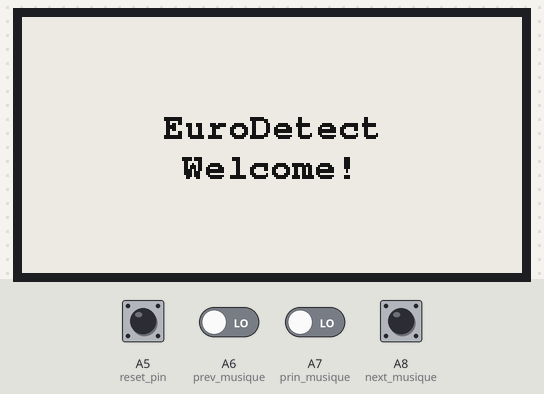
A sketch run on a simulated Teensy 4. Shown: 250×128 one-colour display. The test bench sets the inputs (shaded band); at power-on: A5 (reset_pin), A6 (prev_musique), A7 (prin_musique), A8 (next_musique) LOW. What the sketch prints to the serial monitor is not drawn.

Above: at 3.7 s.
3.8 s: A5 (reset_pin) pulled HIGH for 1 s
At 5.6 s:
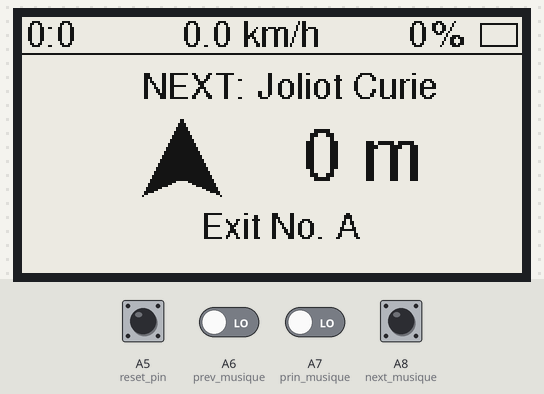
At 8.3 s:
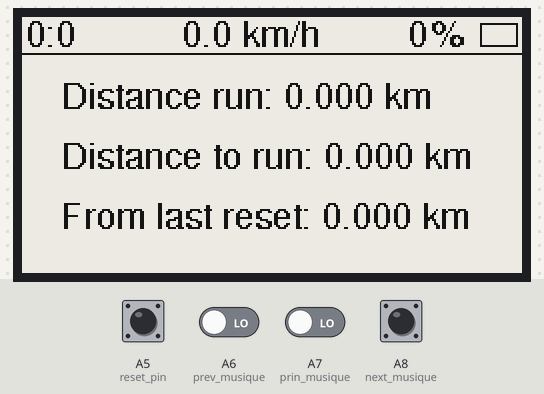
8.6 s: A6 (prev_musique) driven HIGH
11.1 s: A7 (prin_musique) driven HIGH
14.2 s: A8 (next_musique) pulled HIGH for 1 s
Timing chart, 0 to 17.2 s (numbered marks = the images above; inputs shaded):
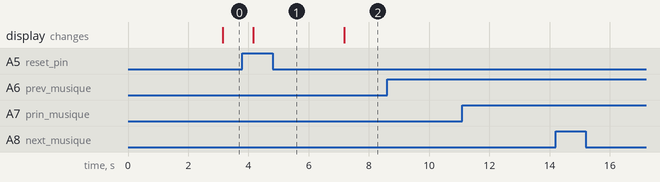

Measured:
- after the input at 3.8 s, the display: first differs from a run without the input after 3.4 s (image 2)
- after the input at 8.6 s, every drawn part: stays the same
- after the input at 11.1 s, every drawn part: stays the same
- after the input at 14.2 s, every drawn part: stays the same

The sketch:

v2.ino
```cpp
#include "INC22_WriteFunctions.h"


//#define COMSERIAL Serial1 // pour utiliser le bluetooth ou le cable externe
#define COMSERIAL Serial // Pour utiliser le cable usb

IntervalTimer myTimer; // Evenement a interval régulier
volatile float prtc;
float ratio;
String currentBuffer;
String message;
String street_name="Joliot Curie";
String sortie="A";
volatile int hours;
volatile int minutes;
volatile int eved;
volatile int len;
volatile float d_run;
volatile float d_to_run;
volatile float d_reset;
volatile int angle = 90;
volatile float speed_now;

int next_musique = 22;
int prev_musique = 20;
int prin_musique = 21;
int reset_pin = 19;

bool starting = true;
bool control_musique = true;

int buttonState = 0;     // current state of the button
int lastButtonState = 0; // previous state of the button
int startPressed = 0;    // the time button was pressed
int endPressed = 0;      // the time button was released
int timeHold = 0;        // the time button is hold
int mode = 0;
int resetInterval = 10000;

void getDatas() // Fonction de récupération des messages
{
  while (COMSERIAL.available()) {
    char current = COMSERIAL.read();
    if (current=='\r') {}
    else {
      if (current=='\n') {
        message = currentBuffer;
        currentBuffer = String("");
        ProcessMessage(message);
      }
      else currentBuffer += (String)current;
    }
  }
}

void ProcessMessage(String message) {
  noInterrupts();
  if (message[0] == '#') {
    String Command = message.substring(1,5);
    if (Command=="BATT") {
      prtc = ((float)message.substring(6,9).toInt())/100.0;
    }
    if (Command=="TIME") {
//       COMSERIAL.println(message);
       hours = (message.substring(6, 8).toInt());
       minutes = (message.substring(8,10).toInt());
//       COMSERIAL.println(hours);
//       COMSERIAL.println(minutes);
    }
    if (Command=="SPDC") {
      speed_now = ((float)message.substring(6,9).toInt())/10.0;
//       COMSERIAL.println(speed_now);
    }
    if (Command=="NAME") {
      len = sizeof(message);
      street_name = message.substring(6,len);
//      COMSERIAL.println(message);
//      COMSERIAL.println(street_name);
    }
    if (Command=="EVED") {
      eved = (message.substring(6,12).toInt());
//      COMSERIAL.println(message);
//      COMSERIAL.println(eved);
    }
    if (Command=="EVET") {
      sortie = message.substring(11, 12);
      angle = (message.substring(13, 16).toInt());
//      COMSERIAL.println(sortie);
    }
    if (Command=="DSTR") {
      d_to_run = ((float)message.substring(6, 12).toInt())/1000;
     }
     if (Command=="DSTP") {
      d_run = ((float)message.substring(6,12).toInt())/1000;
//      COMSERIAL.println(message);
//      COMSERIAL.println(d_run);
    }
  }
  interrupts();

}
void setup(void)
{
  pinMode(reset_pin, INPUT);
  pinMode(prev_musique, INPUT);
  pinMode(next_musique, INPUT);
  pinMode(prin_musique, INPUT);
//  Serial.begin(9600);
//  COMSERIAL.begin(38400); // Ou 9600 selon votre cas
  COMSERIAL.begin(9600);
  myTimer.begin(getDatas, 40000);  // getDatas to run every 0.04 seconds
  display.init(); // enable diagnostic output on Serial

  display.update();
  delay(100);

}

void loop()
{
  welcomePage(starting);
  starting = false;
  controlMusique();
  resetButton();
  showPartialUpdate(mode);
}

void showPartialUpdate(int mode)
{ display.updateWindow(0, 0, W, H, true);
  display.setRotation(1); // pour choisir la disposition de l'écran
  display.setFont(&FreeSans9pt7b);
  display.setTextColor(GxEPD_BLACK);
  display.updateWindow(0, 0, W, H, false);
  drawBackground();
  if (mode == 0) {
    updateBatterieLevelIndicator(prtc);
    updateTime(hours, minutes);
    updateSpeed(speed_now);
    updateEved(sortie, eved, street_name, angle);
  }
  if (mode == 1) {
    updateBatterieLevelIndicator(prtc);
    updateTime(hours, minutes);
    updateSpeed(speed_now);
    updateInfoDistance(d_run, d_to_run, d_reset);
  }
}

void nextMusique() {
    if (digitalRead(next_musique)==HIGH) {
    COMSERIAL.println("#NEXT");
    }
}

void prevMusique() {
  if (digitalRead(prev_musique)==HIGH) {
    COMSERIAL.println("#PREV");
  }
}

void runMusiqueControl() {
  if (digitalRead(prin_musique) == HIGH) {
    control_musique = !control_musique;
    // COMSERIAL.println(control_musique);
    if (control_musique == false) {
      COMSERIAL.println("#PAUS");
    }
    if (control_musique == true) {
      COMSERIAL.println("#PLAY");
    }
  }
}

void controlMusique() {
  nextMusique();
  prevMusique();
  runMusiqueControl();
}

void reset_distance() {
  d_reset = d_run;
}

void resetButton() {
  buttonState = digitalRead(reset_pin);
  if (buttonState != lastButtonState) {
    if (buttonState == HIGH) {
      startPressed = millis();
    }
    else {
      endPressed = millis();
      timeHold = endPressed - startPressed;
      if (timeHold > resetInterval) {
        reset_distance();
      }
      if (timeHold<=resetInterval && timeHold>0) {
        switch(mode) {
        case 1: mode = 0; break;
        case 0: mode = 1; break;
      }
      }
    }
  }
  lastButtonState = buttonState;
}
```

INC22_WriteFunctions.h
```cpp
#include <GxEPD.h>
#include <GxGDE0213B1/GxGDE0213B1.h>      // 2.13" b/w

#include <GxIO/GxIO_SPI/GxIO_SPI.h>
#include <GxIO/GxIO.h>

// FreeFonts from Adafruit_GFX
#include <Fonts/FreeMonoBold9pt7b.h>
#include <Fonts/FreeMonoBold12pt7b.h>
#include <Fonts/FreeMonoBold18pt7b.h>
#include <Fonts/FreeMonoBold24pt7b.h>
#include <Fonts/FreeSans18pt7b.h>
#include <Fonts/FreeSans12pt7b.h>
#include <Fonts/FreeSans9pt7b.h>

#include GxEPD_BitmapExamples

#include "Arrow.h"

GxIO_Class io(SPI, /*CS=*/ SS, /*DC=*/ 8, /*RST=*/ 9); // arbitrary selection of 8, 9 selected for default of GxEPD_Class
GxEPD_Class display(io /*RST=9*/ /*BUSY=7*/); // default selection of (9), 7


// Geometry
#define W 250
#define H 122
#define CW 9
#define BAT_W 16
#define BAT_H 9
#define BAT_X 230
#define BAT_Y 4
#define MARGIN_H 4
#define EVED_C 140
#define alert_distance 100
#define screen_dir 1

#define FIRST_BLOCK 18
#define SECOND_BLOCK 169

void drawBatterieLevelIndicator() {
  display.drawLine(BAT_X-1, BAT_Y-1, BAT_X-1, BAT_Y + BAT_H/3  - 1, GxEPD_BLACK);
  display.drawLine(BAT_X-1, BAT_Y, BAT_X-1, BAT_Y + BAT_H, GxEPD_BLACK);
//  display.drawLine(BAT_X-1, BAT_Y + 2*BAT_H/3 + 1, BAT_X-1, BAT_Y + BAT_H + 1, GxEPD_BLACK);
  display.drawLine(BAT_X-1, BAT_Y-1, BAT_X+BAT_W+1, BAT_Y-1, GxEPD_BLACK);
  display.drawLine(BAT_X+BAT_W+1, BAT_Y-1, BAT_X+BAT_W+1, BAT_Y + BAT_H + 1, GxEPD_BLACK);
  display.drawLine(BAT_X-1, BAT_Y + BAT_H + 1, BAT_X+BAT_W+1, BAT_Y + BAT_H + 1, GxEPD_BLACK);
}

void updateBatterieLevelIndicator(float batterie_percentage) {

  drawBatterieLevelIndicator();
  display.setTextSize(1);
  if (batterie_percentage>1) batterie_percentage =1;
  display.setFont(&FreeSans9pt7b);

  display.fillRect(BAT_X+BAT_W*(1-batterie_percentage)+1, BAT_Y+1, BAT_W*batterie_percentage, BAT_H-1, GxEPD_BLACK);

  int cen = (int)(batterie_percentage);
  int dec = (int)(batterie_percentage*10)-cen*10;
  int uni = (int)(batterie_percentage*100-(int)(batterie_percentage*10)*10);

  display.fillRect(W - BAT_W - 5.3*CW, 0, BAT_W, BAT_H-1, GxEPD_WHITE);

  if (cen==1) {
    display.setCursor(W - BAT_W - 6.9*CW, FIRST_BLOCK-MARGIN_H);
    display.print("1");
  }
  if (batterie_percentage>0.1) {
   display.setCursor(W - BAT_W - 5.7*CW, FIRST_BLOCK-MARGIN_H);
   display.print(dec);
   }
   display.setCursor(W - BAT_W - 4.5*CW, FIRST_BLOCK-MARGIN_H);
   display.print((int)(uni));
   display.setCursor(W - BAT_W - 3.3*CW, FIRST_BLOCK-MARGIN_H);
   display.print("%");
}

void updateTime(int hours, int minutes) {
    display.setFont(&FreeSans9pt7b);
    display.setTextSize(1);
    display.setCursor(2,FIRST_BLOCK-MARGIN_H);
    display.print(hours);
    display.print(":");
    display.print(minutes);
    // COMSERIAL.println("TIME");
}

void updateEved(String sortie, int eved, String street_name, int angle) {

  display.setTextSize(1);
  display.setCursor(60, 40);
  display.print("NEXT: ");
  display.print(street_name);

  display.setTextSize(2);
  if (eved>=10000) {
    display.setCursor(EVED_C-40, 80);
    display.print(eved/1000);
    display.setCursor(EVED_C+20, 80);
    display.print(" km");
  }
  if (eved<10000&&eved>=1000) {
    display.setCursor(EVED_C-20, 80);
    display.print(eved/1000);
    display.setCursor(EVED_C+20, 80);
    display.print(" km");
  }
  if (eved<10000&&eved>=1000) {
    display.setCursor(EVED_C, 80);
    display.print(eved/1000);
    display.setCursor(EVED_C+20, 80);
    display.print(" km");
  }
  if (eved<1000&&eved>=100) {
    display.setCursor(EVED_C-40, 80);
    display.print(eved);
    display.setCursor(EVED_C+20, 80);
    display.print(" m");
  }
  if (eved<100&&eved>=10) {
    display.setCursor(EVED_C-20, 80);
    display.print(eved);
    display.setCursor(EVED_C+20, 80);
    display.print(" m");
  }
  if (eved<=10) {
    display.setCursor(EVED_C, 80);
    display.print(eved);
    display.setCursor(EVED_C+20, 80);
    display.print(" m");
  }
  display.setTextSize(1);
  display.setCursor(90, 110);
  display.print("Exit No. ");
  display.print(sortie);
  if (eved<=alert_distance) {
    if (angle>80 && angle<=100) {
      // display.drawExampleBitmap(gImage_Arrow_up, EVED_C-80, 50, 40, 40, GxEPD_BLACK);
      display.drawExampleBitmap(gImage_Arrow_up, EVED_C-80, 50, 40, 40, GxEPD_WHITE);
    }
    if (angle>0 && angle<=80) {
      display.drawExampleBitmap(gImage_Arrow_right, EVED_C-80, 50, 40, 40, GxEPD_WHITE);
    }
    if (angle>280 && angle<=360) {
      display.drawExampleBitmap(gImage_Arrow_right, EVED_C-80, 50, 40, 40, GxEPD_WHITE);
    }
    if (angle>=100 && angle <260) {
      display.drawExampleBitmap(gImage_Arrow_left, EVED_C-80, 50, 40, 40, GxEPD_WHITE);
    }
    if (angle>260 && angle<=280) {
      display.drawExampleBitmap(gImage_Arrow_down, EVED_C-80, 50, 40, 40, GxEPD_WHITE);
    }
  }
  if (eved>alert_distance) {
    display.drawExampleBitmap(gImage_Arrow_up, EVED_C-80, 50, 40, 40, GxEPD_WHITE);
  }
}

void updateSpeed(float speed_now) {
    display.setFont(&FreeSans9pt7b);
    display.setTextSize(1);
    display.setCursor(80,FIRST_BLOCK-MARGIN_H);
    display.print(speed_now, 1);
    display.print(" km/h");
}

void drawWelcomePage() {
  display.updateWindow(0, 0, W, H, true);
  const char* euro_detect = "EuroDetect";
  // display.fillScreen(GxEPD_WHITE);
  display.setTextColor(GxEPD_BLACK);
  display.setFont(&FreeMonoBold9pt7b);
  display.setRotation(screen_dir);
  display.setCursor(70, 60);
  display.setTextSize(1);
  display.print(euro_detect);
  display.setCursor(80,80);
  display.print("Welcome!");
  // delay(2000);
  // display.fillScreen(GxEPD_WHITE);
}

void welcomePage(bool starting)  {
  if (starting==true) {
    drawWelcomePage();
  }
  starting = false;
}

void updateInfoDistance(float d_run, float d_to_run, float d_reset) {
//  display.setFont(&FreeMonoBold9pt7b);
  display.setTextSize(1);
  display.setCursor(20, 45);
  display.print("Distance run: ");
  display.print(d_run, 3);
  display.print(" km");
  display.setCursor(20, 75);
  display.print("Distance to run: ");
  display.print(d_to_run, 3);
  display.print(" km");
  display.setCursor(20, 105);
  display.print("From last reset: ");
  display.print(d_run-d_reset, 3);
  display.print(" km");
}

void drawBackground() {
  display.fillRect(0, 0, W, H, GxEPD_WHITE);
  display.drawLine(0, FIRST_BLOCK, W, FIRST_BLOCK, GxEPD_BLACK); // premiere ligne horizontale
  drawBatterieLevelIndicator();
}
```

Source omitted: Arrow.h (data table, 4398 bytes)
